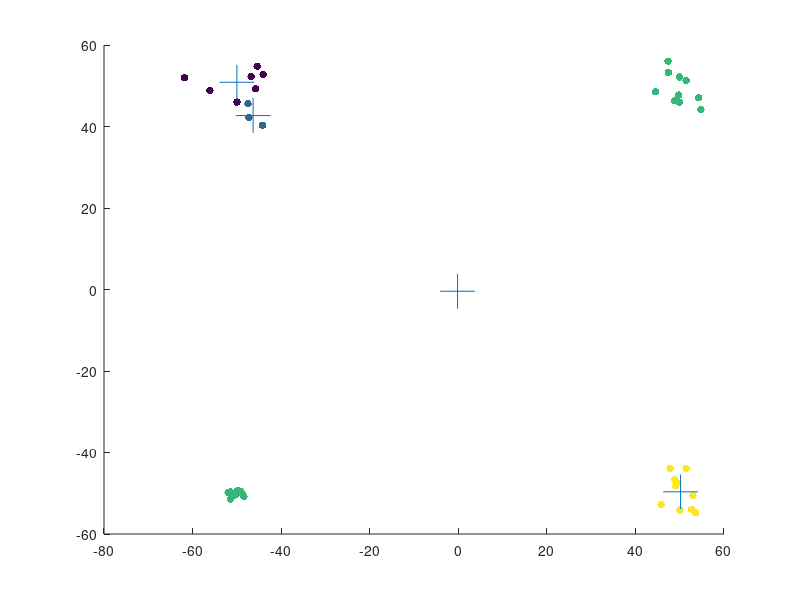

This figure's MATLAB source:
% Valentin Larrieu
% KMeans
K = 4;
I = 40;

%Random 2D generation
data1 = normrnd(50,3,[10,2]);
data2 = normrnd(-50,1,[10,2]);
data3 = [normrnd(50,2,[10,1]) normrnd(-50,4,[10,1])];
data4 = [normrnd(-50,5,[10,1]) normrnd(50,6,[10,1])];

data = [data1;data2;data3;data4];

%Cluster centroid random initialisation
%mu= [data(randi(I),:) ; data(randi(I),:) ; data(randi(I),:) ; data(randi(I),:)];
mu = [rand(1,2)*200-100;rand(1,2)*200-100;rand(1,2)*200-100;rand(1,2)*200-100];

y = zeros(I,1);

for cpt=1:6
  % prediction
  for i=1:I
    distance1 = norm(data(i,:) - mu(1,:));
    distance2 = norm(data(i,:) - mu(2,:));
    distance3 = norm(data(i,:) - mu(3,:));
    distance4 = norm(data(i,:) - mu(4,:));
  
    distances = [distance1; distance2; distance3; distance4];
    [argvalue, argindex] = min(distances);
    y(i) = argindex;
  end
    
  % update mu(k)
  for k=1:K
    sumOfCoordinatesX1InCluster=0;
    sumOfCoordinatesX2InCluster=0;
    for i=1:I
      if(y(i)==k)
        sumOfCoordinatesX1InCluster = sumOfCoordinatesX1InCluster + data(i,1);
        sumOfCoordinatesX2InCluster = sumOfCoordinatesX2InCluster + data(i,2);
      end
    end
    nbPointsInCluster = sum(sum(y == k));
    if nbPointsInCluster==0 
      newIndex = randi(I);
      %mu(k,1) = data(newIndex,1);
      %mu(k,2) = data(newIndex,2);
      mu(k,1) = rand*200-100;
      mu(k,2) = rand*200-100;
    else
      mu(k,1) = sumOfCoordinatesX1InCluster/nbPointsInCluster;
      mu(k,2) = sumOfCoordinatesX2InCluster/nbPointsInCluster;
    end
  end
end

clf('reset')
scatter(data(:,1),data(:,2),30,y,'filled');
hold on;
%scatter(mu(:,1),mu(:,2),600,[1 0 0],'filled','+'); % for some reason doesn't work on matlab
plot(mu(:,1),mu(:,2),'+','MarkerSize',25);
% NOTE: occasionally it might get stuck in a local minima and not find the expected answer
% but this (rare) problem can be avoided by running several times the algorithm and keeping
% the answer that minimizes the distance between a cluster centroid and its cluster points

%y
%mu

%testing with new data:
x_test = [55 55];
distance1 = norm(x_test - mu(1,:));
distance2 = norm(x_test - mu(2,:));
distance3 = norm(x_test - mu(3,:));
distance4 = norm(x_test - mu(4,:));
  
distances = [distance1; distance2; distance3; distance4];
[argvalue, argindex] = min(distances);
y_test = argindex
cluster_predicted = mu(argindex,:)

% we see that the new point is predicted to be in cluster "argindex", and this cluster hash
% the centroid "mu(argindex,:)
% we can then check on the graph if it's correct !
